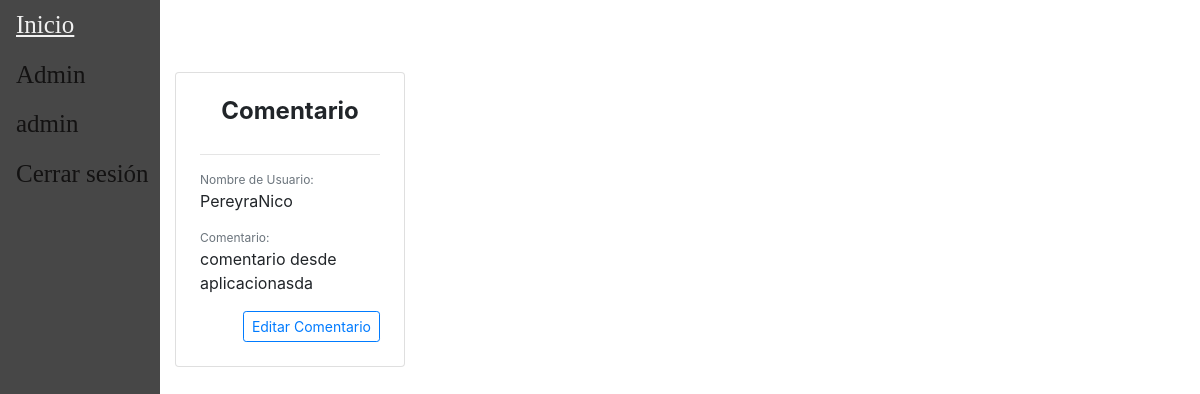
The app's page /accounts/comentarios/editar/3 (signed in) with its own data.
### users/models.py (models this page shows, shortened)
class CustomUser(AbstractUser):
	username = models.CharField(_('Nombre de usuario'),max_length=40,primary_key=True,unique=True)
	email = models.EmailField(_('Dirección de correo electrónico'),unique=True)
	first_name = models.CharField(_('Nombre'),max_length=150)
	last_name = models.CharField(_('Apellido'),max_length=150)
	last_login = models.DateTimeField(_('Última conexión'),auto_now=True)
	fecha_nacimiento = models.DateField(_('Fecha de nacimiento'))
	has_premium = models.BooleanField(_('Posee membresía premium'),default=False)
	USERNAME_FIELD = 'username'
	REQUIRED_FIELDS = [
		'email',
		'first_name',
		'last_name',
		'fecha_nacimiento',
	]
	objects = CustomUserManager()
	def __str__(self):
		return self.username

### main/models.py (models this page shows, shortened)
class Comentario(models.Model):
    usuario = models.ForeignKey(CustomUser, default=None, on_delete=models.CASCADE)
    texto = models.CharField(max_length=100)
    viaje = models.ForeignKey(Viaje,blank=True, on_delete=models.CASCADE)

### users/views.py (the view)
# urls.py: path(r'accounts/comentarios/editar/<comentario_id>', regviews.modificar_comentario, name="editarcomentario"),
def modificar_comentario(response,comentario_id):
	if response.method == 'POST':
		form = CustomComentarioForm(response.POST)
		if form.is_valid():
			comentario = Comentario.objects.get(id=comentario_id)
			comentario.texto= form.cleaned_data['texto']
			comentario.save()
			return redirect('editarcomentario', comentario_id)
	else:
		comen = Comentario.objects.get(id=comentario_id)
		comentario = CustomComentarioForm(instance=comen)
		return render(response,'users/comentario.html',{'user': response.user, 'com':comen,
			'comentario': comentario,
	})

### users/templates/users/comentario.html (shortened to what this page needs)
{% extends "main/base.html" %}
{% block content %}
{% load crispy_forms_tags %}
<br />
<br />
<div class="container mx-auto">
    <div class="row">
      <div class="col-sm-12 col-md-12 col-lg-3 pb-4">
	    	<div class="card p-4">
		    	<h4 class="card-title font-weight-bold text-center">Comentario</h4>
		      	<hr />
		    	<div class="card-text">
		    		<p class="text-muted mb-0" style="font-size: 12px">Nombre de Usuario:</p>
		    		<p>{{ com.usuario }}</p>
		    		<p class="text-muted mb-0" style="font-size: 12px">Comentario:</p>
			  		<p>{{ com.texto }}</p>
					<div class="text-right">
						<button type="button" class="btn btn-outline-primary btn-sm" data-toggle="modal" data-target="#editarModal">Editar Comentario</button>
					</div>
		        </div>
	    	</div>
	  	</div>
	</div>
</div>
{% endblock %}

### main/templates/main/base.html (shortened to what this page needs)
<!doctype html>
<<link rel="stylesheet" href="https://cdn.jsdelivr.net/npm/bootstrap@4.6.0/dist/css/bootstrap.min.css">
<html>
<head>
</head>
<body>
	<div class= "sidebar">
		<a href="/">Inicio</a>
		{% if user.is_staff %}
		<a href="/admin">Admin</a>
		{% endif %}
		{% if user.is_authenticated %}
		<a href="{% url 'perfil'%}">{{user.username}}</a>
		<a href="{% url 'logout'%}">Cerrar sesión</a>
		{% else  %}
		<a href="{% url 'register'%}">Registrarse</a>
		<a href="{% url 'login'%}">Iniciar Sesión</a>
		{% endif %}
	</div>
	<div id="content", name="content", class="main">
		{% block content %}{% endblock content %}
	</div>
</body>
</html>

### main/templates/main/base.html (style rules this page uses)
.sidebar { height:100%; width:160px; position: fixed; z-index:1; top:0; left:0; background-color:rgb(71, 71, 71); overflow:hidden; padding-top:20x; }
.sidebar a { padding:6px 8px 6px 16px; text-decoration:none; font-family:Tahoma; font-size: 25px; color: #131212; display:block; }
.main { margin-left:160px; padding:0px 0px; }

### records on screen
CustomUser: username "admin"
Comentario: usuario "PereyraNico", texto "comentario desde aplicacionasda"
